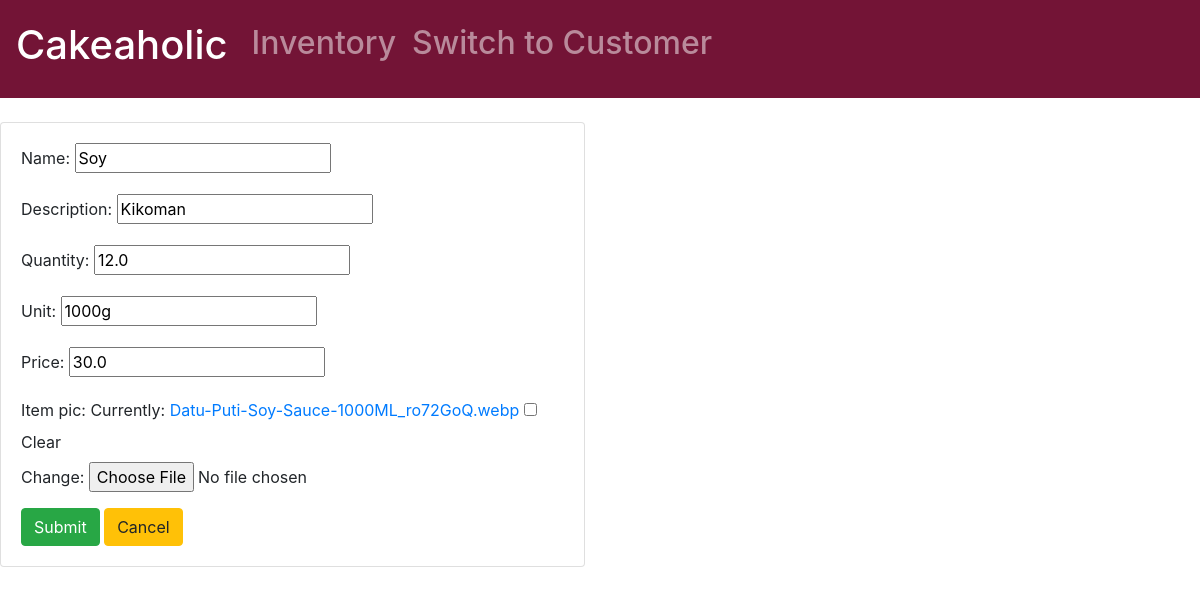
Screenshot of /inventory/update_item/13/ with the database file from the repository.
### inventory/models.py (models this page shows, shortened)
class inventoryItem(models.Model):
    name = models.CharField(max_length=100, null=True)
    description = models.CharField(max_length=200, null=True)
    quantity = models.FloatField(null=True)
    unit = models.CharField(max_length=5, null=True)
    price = models.FloatField(null=True)
    item_pic = models.ImageField(null=True, blank=True)

### inventory/views.py (the view)
# urls.py: path('update_item/<str:pk>/', views.updateItem, name='update_item'),
def updateItem(request, pk):
	item = inventoryItem.objects.get(id=pk)
	form = itemForm(instance=item)
	if request.method == 'POST':
		form = itemForm(request.POST, request.FILES, instance=item)
		if form.is_valid():
			form.save()
			return redirect('/inventory/inventory')
	context = {'form': form}
	return render(request, 'inventory/item_form.html', context)

### inventory/forms.py
class itemForm(ModelForm):
    class Meta:
        model = inventoryItem
        fields = '__all__'

### inventory/templates/inventory/item_form.html (shortened to what this page needs)
{% extends 'inventory/main.html' %}
{% load static %}
{% block content %}
<br>
<div class="row">
	<div class="col-6">
		<div class="card card-body">
			<form action="" method="POST" enctype="multipart/form-data">
				{{form.as_p}}
				<input class="btn btn-success" type="submit" name="submit" value="Submit">
				<a class="btn btn-warning" href="{% url 'inventory:inventory'%}">Cancel</a>
			</form>
		</div>
	</div>
</div>
{% endblock content %}

### inventory/templates/inventory/main.html (style rules this page uses)
body { background-color: #F2F2F0; }

### rows the page displays
inventoryItem: name "Soy", description "Kikoman", quantity "12.0", unit "1000g", price "30.0"
